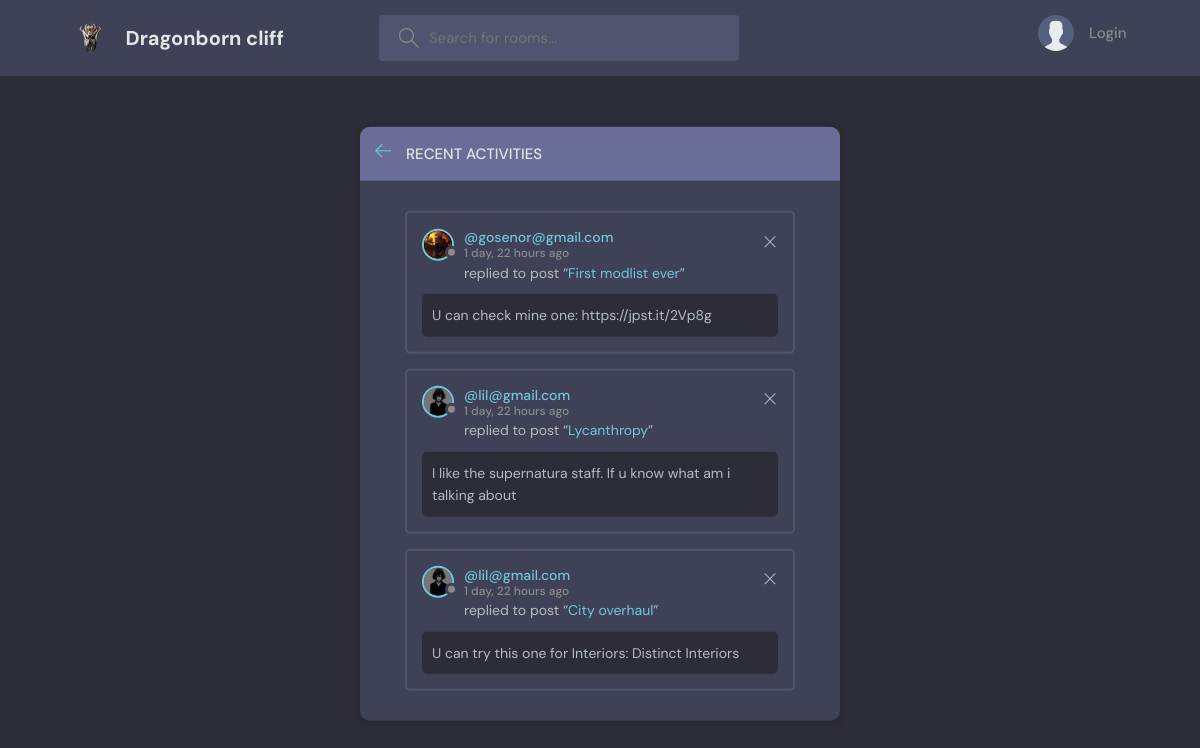
The page /activity/ on the database its author committed.
### base/models.py (models this page shows)
class Messange(models.Model):
    user = models.ForeignKey(User, on_delete=models.CASCADE)
    room = models.ForeignKey(Room, on_delete=models.CASCADE)
    body = models.TextField()
    update = models.DateTimeField(auto_now=True)
    create = models.DateTimeField(auto_now_add=True)
    class Meta:
        ordering = ['-update', '-create']
    def __str__(self):
        return self.body[0:50]

class User(AbstractUser):
    name = models.CharField(max_length=200, null=True)
    email = models.EmailField(unique=True, null=True)
    bio = models.TextField(null=True)
    avatar = models.ImageField(null=True, default='avatar.svg')
    USERNAME_FIELD = 'email'
    REQUIRED_FIELDS = []

class Room(models.Model):
    host = models.ForeignKey(User, on_delete=models.SET_NULL, null=True)
    topic = models.ForeignKey(Topic, on_delete=models.SET_NULL, null=True)
    name = models.CharField(max_length=200)
    describe = models.TextField(null=True, blank=True)
    participants = models.ManyToManyField(User, related_name='participants', blank=True)
    update = models.DateTimeField(auto_now=True)
    create = models.DateTimeField(auto_now_add=True)
    class Meta:
        ordering = ['-update', '-create']
    def __str__(self):
        return self.name

### base/views.py (the view)
# urls.py: path('activity/', views.activityPage, name='activity'),
def activityPage(request):
    room_message = Messange.objects.all()[:3]
    print(room_message)
    context = {'room_message': room_message}
    return  render(request, 'base/activity.html', context)

### base/templates/base/activity.html
{% extends 'main.html'%}
{% block content %}
    <main class="layout">
      <div class="container">
        <div class="layout__box">
          <div class="layout__boxHeader">
            <div class="layout__boxTitle">
              <a href="{% url 'home' %}">
                <svg version="1.1" xmlns="http://www.w3.org/2000/svg" width="32" height="32" viewBox="0 0 32 32">
                  <title>arrow-left</title>
                  <path
                    d="M13.723 2.286l-13.723 13.714 13.719 13.714 1.616-1.611-10.96-10.96h27.625v-2.286h-27.625l10.965-10.965-1.616-1.607z"
                  ></path>
                </svg>
              </a>
              <h3>Recent Activities</h3>
            </div>
          </div>
          <div class="activities-page layout__body">
            {% for message in room_message %}
            <div class="activities__box">
              <div class="activities__boxHeader roomListRoom__header">
                <a href="{% url 'user-profile' message.user.id %}" class="roomListRoom__author">
                  <div class="avatar avatar--small">
                    <img src="{{message.user.avatar.url}}" />
                  </div>
                  <p>
                    @{{message.user}}
                    <span>{{message.create|timesince}} ago</span>
                  </p>
                </a>
                <div class="roomListRoom__actions">
                  <a href="#">
                    <svg version="1.1" xmlns="http://www.w3.org/2000/svg" width="32" height="32" viewBox="0 0 32 32">
                      <title>remove</title>
                      <path
                        d="M27.314 6.019l-1.333-1.333-9.98 9.981-9.981-9.981-1.333 1.333 9.981 9.981-9.981 9.98 1.333 1.333 9.981-9.98 9.98 9.98 1.333-1.333-9.98-9.98 9.98-9.981z"
                      ></path>
                    </svg>
                  </a>
                </div>
              </div>
              <div class="activities__boxContent">
                <p>replied to post “<a href="{% url 'room' message.room.id %}">{{message.room}}</a>”</p>
                <div class="activities__boxRoomContent">
                  {{message.body}}
                </div>
              </div>
            </div>
            {% endfor %}
          </div>
        </div>
      </div>
    </main>
{% endblock content%}

### static/styles/style.css (style rules this page uses)
:root { --color-main: #71c6dd; --color-main-light: #e1f6fb; --color-dark: #3f4156; --color-dark-medium: #51546e; --color-dark-light: #696d97; --color-light: #e5e5e5; --color-gray: #8b8b8b; --color-light-gray: #b2bdbd; --color-bg: #2d2d39; --color-success: #5dd693; --color-error: #fc4b0b; }
* { font-family: "DM Sans", -apple-system, BlinkMacSystemFont, "Segoe UI", Roboto, Oxygen, Ubuntu, Cantarell, "Open Sans", "Helvetica Neue", sans-serif; margin: 0; padding: 0; box-sizing: border-box; text-rendering: optimizeLegibility; font-size: inherit; }
html { font-size: 56.25%; }
@media only screen and (min-width: 1200px) { html { font-size: 62.5%; } }
body { line-height: 1.6; font-weight: 400; font-size: 1.5rem; color: var(--color-light-gray); background-color: var(--color-bg); min-height: 100vh; }
img { width: 100%; }
a { display: inline-block; color: var(--color-main); text-decoration: none; }
.container { max-width: 120rem; width: 90%; margin: auto; }
.avatar { position: relative; display: inline-block; border-radius: 50%; border: 2px solid var(--color-main); }
.avatar img { display: block; border-radius: 50%; object-fit: cover; object-position: center; }
.avatar::after { content: ""; display: block; position: absolute; background-color: var(--color-gray); z-index: 111; border-radius: 50%; border: 0.3rem solid var(--color-dark); }
.avatar.avatar--small img { width: 2.8rem; height: 2.8rem; }
.avatar.avatar--small:after { width: 0.7rem; height: 0.7rem; bottom: 0px; right: -6px; }
.layout { margin-top: 2.4rem; }
.layout > .container { display: flex; justify-content: space-between; align-items: flex-start; }
.layout__box { width: 90%; max-width: 48rem; min-height: 40rem; position: absolute; top: 50%; left: 50%; transform: translate(-50%, -46%); background-color: var(--color-dark); border-radius: 1rem; box-shadow: 1px 1px 6px 3px rgba(0, 0, 0, 0.1); overflow: hidden; }
.layout__boxHeader { display: flex; padding: 1.5rem; background-color: var(--color-dark-light); }
.layout__boxTitle { display: flex; gap: 1.5rem; align-items: center; }
.layout__boxTitle h3 { text-transform: uppercase; font-weight: 500; color: var(--color-light); }
.layout__boxTitle svg { width: 1.6rem; height: 1.6rem; fill: var(--color-main); }
.layout__body { margin: 3rem; }
.roomListRoom__header { display: flex; justify-content: space-between; align-items: center; }
.roomListRoom__author { font-weight: 500; display: flex; align-items: center; gap: 1rem; }
.roomListRoom__actions { display: flex; align-items: flex-start; gap: 1rem; position: relative; }
.roomListRoom__actions svg { fill: var(--color-main); width: 1.6rem; height: 1.6rem; }
.activities__box { margin: 1.5rem; padding: 1.5rem; border: 2px solid var(--color-dark-medium); border-radius: 5px; }
.activities__boxHeader p { font-size: 1.4rem; line-height: 1.3; }
.activities__boxHeader p span { color: var(--color-gray); font-size: 1.2rem; display: block; }
.activities__boxContent { margin-left: 4.2rem; }
.activities__boxContent { font-size: 1.4rem; }
.activities__boxRoomContent { background: var(--color-bg); padding: 1rem; border-radius: 5px; margin-top: 1rem; margin-left: -4.2rem; }
.roomListRoom__actions svg { fill: var(--color-light-gray); }

### rows shown on the page
Messange: user.avatar (picture), user "gosenor@gmail.com", create "1 day, 22 hours", room "First modlist ever", body "U can check mine one: https://jpst.it/2Vp8g"
Messange: user.avatar (picture), user "lil@gmail.com", create "1 day, 22 hours", room "Lycanthropy", body "I like the supernatura staff. If u know what am i talking about"
Messange: user.avatar (picture), user "lil@gmail.com", create "1 day, 22 hours", room "City overhaul", body "U can try this one for Interiors: Distinct Interiors"
